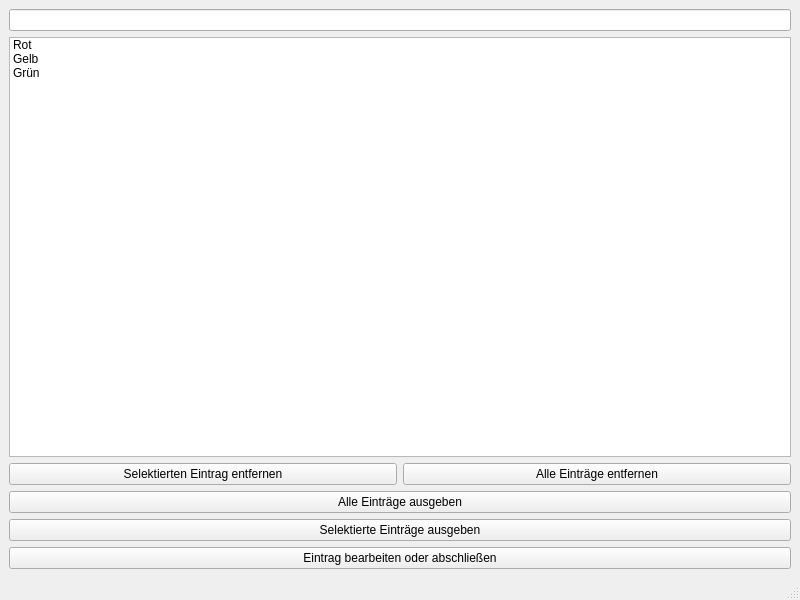
<?xml version="1.0" encoding="UTF-8"?>
<ui version="4.0">
 <class>MainWindow</class>
 <widget class="QMainWindow" name="MainWindow">
  <property name="geometry">
   <rect>
    <x>0</x>
    <y>0</y>
    <width>800</width>
    <height>600</height>
   </rect>
  </property>
  <property name="windowTitle">
   <string>MainWindow</string>
  </property>
  <widget class="QWidget" name="centralwidget">
   <layout class="QGridLayout" name="gridLayout">
    <item row="0" column="0">
     <layout class="QVBoxLayout" name="verticalLayout">
      <item>
       <widget class="QLineEdit" name="lineEdit"/>
      </item>
      <item>
       <widget class="QListWidget" name="listWidget">
        <property name="selectionMode">
         <enum>QAbstractItemView::MultiSelection</enum>
        </property>
        <item>
         <property name="text">
          <string>Rot</string>
         </property>
        </item>
        <item>
         <property name="text">
          <string>Gelb</string>
         </property>
        </item>
        <item>
         <property name="text">
          <string>Grün</string>
         </property>
        </item>
       </widget>
      </item>
      <item>
       <layout class="QHBoxLayout" name="horizontalLayout">
        <item>
         <widget class="QPushButton" name="pushButton">
          <property name="text">
           <string>Selektierten Eintrag entfernen</string>
          </property>
         </widget>
        </item>
        <item>
         <widget class="QPushButton" name="pushButton_2">
          <property name="text">
           <string>Alle Einträge entfernen</string>
          </property>
         </widget>
        </item>
       </layout>
      </item>
     </layout>
    </item>
    <item row="2" column="0">
     <widget class="QPushButton" name="pushButton_4">
      <property name="text">
       <string>Selektierte Einträge ausgeben</string>
      </property>
     </widget>
    </item>
    <item row="1" column="0">
     <widget class="QPushButton" name="pushButton_3">
      <property name="text">
       <string>Alle Einträge ausgeben</string>
      </property>
     </widget>
    </item>
    <item row="3" column="0">
     <widget class="QPushButton" name="pushButton_5">
      <property name="text">
       <string>Eintrag bearbeiten oder abschließen</string>
      </property>
     </widget>
    </item>
   </layout>
  </widget>
  <widget class="QMenuBar" name="menubar">
   <property name="geometry">
    <rect>
     <x>0</x>
     <y>0</y>
     <width>800</width>
     <height>24</height>
    </rect>
   </property>
  </widget>
  <widget class="QStatusBar" name="statusbar"/>
 </widget>
 <resources/>
 <connections/>
</ui>
